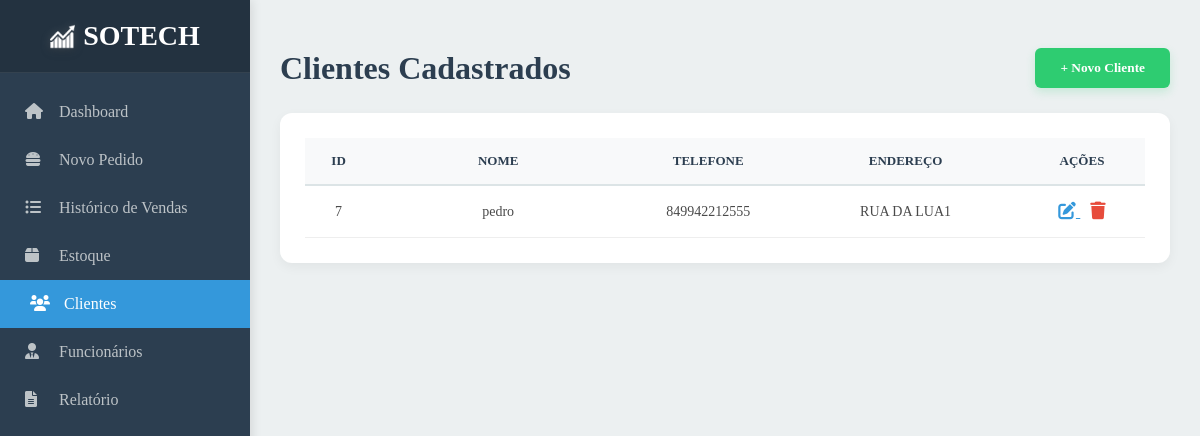
/clientes/, run on an earlier commit of the app's database.
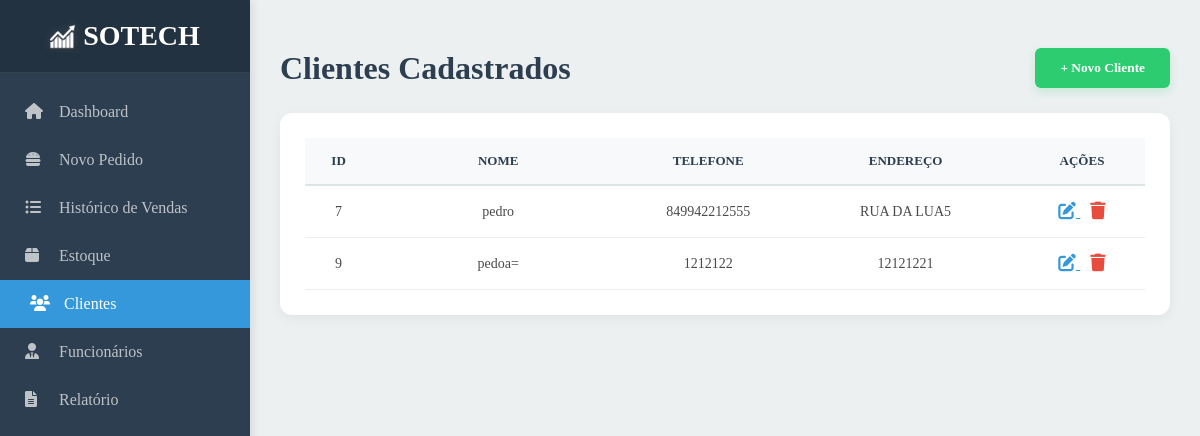
And on a later commit of the database.
### core/models.py (models this page shows, shortened)
class Cliente(models.Model):
    nome = models.CharField("Nome", max_length=50)
    endereco = models.CharField("Endereço", max_length=100)
    telefone = models.CharField("Telefone", max_length=15)

### core/views.py (the view)
# urls.py: path('clientes/',clientes,name="clientes"),
def clientes(request):
    form = ClienteForm(request.POST or None)
    clientes = Cliente.objects.all()
    if form.is_valid():
        form.save()
        return redirect("clientes")
    context={
        "form" : form,
        "clients" : clientes,
    }
    return render(request,"html/clientes.html",context)

### core/templates/html/clientes.html (shortened to what this page needs)
{% extends 'base.html' %}
{% load static %}
{% load widget_tweaks %}
{% block estilo %}
<link rel="stylesheet" href="{% static 'style/style_clientes.css' %}?{% now 'U' %}">
{% endblock %}
{% block conteudo %}
<main class="main-content">
    <header class="main-header">
        <h1>Clientes Cadastrados</h1>
        <button class="btn-add" onclick="document.getElementById('modalCliente').style.display='block'">+ Novo
            Cliente</button>
    </header>
    <div class="table-card">
        <table class="clients-table">
            <thead>
                <tr>
                    <th>ID</th>
                    <th>Nome</th>
                    <th>Telefone</th>
                    <th>Endereço</th>
                    <th>Ações</th>
                </tr>
            </thead>
            <tbody>
                {% for client in clients %}
                <tr>
                    <td>{{client.id}}</td>
                    <td>{{client.nome}}</td>
                    <td>{{client.telefone}}</td>
                    <td>{{client.endereco}}</td>
                    <td>
                        <a class="btn-edit" href="{% url 'cliente_editar' client.id %}">
                               <i class="fas fa-edit"> </i></button>
                        <a class="btn-delete" href="{% url 'cliente_remover' client.id %}">
                                <i class="fas fa-trash"></i> </button>
                    </td>
                </tr>
                {% endfor %}
            </tbody>
        </table>
    </div>
</main>
</div>
{% endblock %}

What changed in the data, as far as the page shows it:
changed Cliente "pedro": endereco "RUA DA LUA1" → "RUA DA LUA5"
added Cliente: id "9", nome "pedoa=", telefone "1212122", endereco "12121221"
